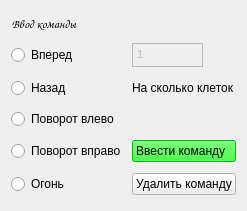
  <widget class="QWidget" name="layoutWidget_4">
   <property name="geometry">
    <rect>
     <x>640</x>
     <y>10</y>
     <width>211</width>
     <height>211</height>
    </rect>
   </property>
   <layout class="QGridLayout" name="gridLayout_12">
    <property name="sizeConstraint">
     <enum>QLayout::SetMinimumSize</enum>
    </property>
    <item row="6" column="0">
     <widget class="QRadioButton" name="ButtonLeft">
      <property name="text">
       <string>Поворот влево</string>
      </property>
     </widget>
    </item>
    <item row="3" column="0">
     <layout class="QHBoxLayout" name="horizontalLayout_8">
      <item>
       <widget class="QRadioButton" name="ButtonForward">
        <property name="text">
         <string>Вперед</string>
        </property>
       </widget>
      </item>
     </layout>
    </item>
    <item row="3" column="1">
     <widget class="QTextEdit" name="Write_NumberSheets">
      <property name="enabled">
       <bool>false</bool>
      </property>
      <property name="sizePolicy">
       <sizepolicy hsizetype="Maximum" vsizetype="Fixed">
        <horstretch>0</horstretch>
        <verstretch>0</verstretch>
       </sizepolicy>
      </property>
      <property name="maximumSize">
       <size>
        <width>71</width>
        <height>24</height>
       </size>
      </property>
      <property name="html">
       <string>&lt;!DOCTYPE HTML PUBLIC &quot;-//W3C//DTD HTML 4.0//EN&quot; &quot;http://www.w3.org/TR/REC-html40/strict.dtd&quot;&gt;
&lt;html&gt;&lt;head&gt;&lt;meta name=&quot;qrichtext&quot; content=&quot;1&quot; /&gt;&lt;style type=&quot;text/css&quot;&gt;
p, li { white-space: pre-wrap; }
&lt;/style&gt;&lt;/head&gt;&lt;body style=&quot; font-family:'MS Shell Dlg 2'; font-size:8.25pt; font-weight:400; font-style:normal;&quot;&gt;
&lt;p style=&quot; margin-top:0px; margin-bottom:0px; margin-left:0px; margin-right:0px; -qt-block-indent:0; text-indent:0px;&quot;&gt;&lt;span style=&quot; font-family:'MS Shell Dlg 2';&quot;&gt;1&lt;/span&gt;&lt;/p&gt;&lt;/body&gt;&lt;/html&gt;</string>
      </property>
     </widget>
    </item>
    <item row="1" column="0" colspan="2">
     <widget class="QLabel" name="label_12">
      <property name="sizePolicy">
       <sizepolicy hsizetype="Maximum" vsizetype="Maximum">
        <horstretch>0</horstretch>
        <verstretch>0</verstretch>
       </sizepolicy>
      </property>
      <property name="minimumSize">
       <size>
        <width>30</width>
        <height>0</height>
       </size>
      </property>
      <property name="font">
       <font>
        <family>Comic Sans MS</family>
        <weight>75</weight>
        <bold>true</bold>
       </font>
      </property>
      <property name="text">
       <string>Ввод команды</string>
      </property>
      <property name="alignment">
       <set>Qt::AlignCenter</set>
      </property>
     </widget>
    </item>
    <item row="4" column="1">
     <widget class="QLabel" name="label_16">
      <property name="sizePolicy">
       <sizepolicy hsizetype="Maximum" vsizetype="Preferred">
        <horstretch>0</horstretch>
        <verstretch>0</verstretch>
       </sizepolicy>
      </property>
      <property name="text">
       <string>На сколько клеток</string>
      </property>
     </widget>
    </item>
    <item row="10" column="1">
     <widget class="QPushButton" name="DeleteCommand">
      <property name="sizePolicy">
       <sizepolicy hsizetype="Maximum" vsizetype="Fixed">
        <horstretch>0</horstretch>
        <verstretch>0</verstretch>
       </sizepolicy>
      </property>
      <property name="text">
       <string>Удалить команду</string>
      </property>
     </widget>
    </item>
    <item row="10" column="0">
     <widget class="QRadioButton" name="ButtonFire">
      <property name="text">
       <string>Огонь</string>
      </property>
     </widget>
    </item>
    <item row="4" column="0">
     <widget class="QRadioButton" name="ButtonBackward">
      <property name="text">
       <string>Назад</string>
      </property>
     </widget>
    </item>
    <item row="9" column="0">
     <widget class="QRadioButton" name="ButtonRight">
      <property name="text">
       <string>Поворот вправо</string>
      </property>
     </widget>
    </item>
    <item row="9" column="1">
     <widget class="QPushButton" name="AddCommand">
      <property name="sizePolicy">
       <sizepolicy hsizetype="Maximum" vsizetype="Fixed">
        <horstretch>0</horstretch>
        <verstretch>0</verstretch>
       </sizepolicy>
      </property>
      <property name="palette">
       <palette>
        <active>
         <colorrole role="WindowText">
          <brush brushstyle="SolidPattern">
           <color alpha="255">
            <red>0</red>
            <green>0</green>
            <blue>0</blue>
           </color>
          </brush>
         </colorrole>
         <colorrole role="Button">
          <brush brushstyle="SolidPattern">
           <color alpha="255">
            <red>0</red>
            <green>255</green>
            <blue>0</blue>
           </color>
          </brush>
         </colorrole>
         <colorrole role="Light">
          <brush brushstyle="SolidPattern">
           <color alpha="255">
            <red>127</red>
            <green>255</green>
            <blue>127</blue>
           </color>
          </brush>
         </colorrole>
         <colorrole role="Midlight">
          <brush brushstyle="SolidPattern">
           <color alpha="255">
            <red>63</red>
            <green>255</green>
            <blue>63</blue>
           </color>
          </brush>
         </colorrole>
         <colorrole role="Dark">
          <brush brushstyle="SolidPattern">
           <color alpha="255">
            <red>0</red>
            <green>127</green>
            <blue>0</blue>
           </color>
          </brush>
         </colorrole>
         <colorrole role="Mid">
          <brush brushstyle="SolidPattern">
           <color alpha="255">
            <red>0</red>
            <green>170</green>
            <blue>0</blue>
           </color>
          </brush>
         </colorrole>
         <colorrole role="Text">
          <brush brushstyle="SolidPattern">
           <color alpha="255">
            <red>0</red>
            <green>0</green>
            <blue>0</blue>
           </color>
          </brush>
         </colorrole>
         <colorrole role="BrightText">
          <brush brushstyle="SolidPattern">
           <color alpha="255">
            <red>255</red>
            <green>255</green>
            <blue>255</blue>
           </color>
          </brush>
         </colorrole>
         <colorrole role="ButtonText">
          <brush brushstyle="SolidPattern">
           <color alpha="255">
            <red>0</red>
            <green>0</green>
            <blue>0</blue>
           </color>
          </brush>
         </colorrole>
         <colorrole role="Base">
          <brush brushstyle="SolidPattern">
           <color alpha="255">
            <red>255</red>
            <green>255</green>
            <blue>255</blue>
           </color>
          </brush>
         </colorrole>
         <colorrole role="Window">
          <brush brushstyle="SolidPattern">
           <color alpha="255">
            <red>0</red>
            <green>255</green>
            <blue>0</blue>
           </color>
          </brush>
         </colorrole>
         <colorrole role="Shadow">
          <brush brushstyle="SolidPattern">
           <color alpha="255">
            <red>0</red>
            <green>0</green>
            <blue>0</blue>
           </color>
          </brush>
         </colorrole>
         <colorrole role="AlternateBase">
          <brush brushstyle="SolidPattern">
           <color alpha="255">
            <red>127</red>
            <green>255</green>
            <blue>127</blue>
           </color>
          </brush>
         </colorrole>
         <colorrole role="ToolTipBase">
          <brush brushstyle="SolidPattern">
           <color alpha="255">
            <red>255</red>
            <green>255</green>
            <blue>220</blue>
           </color>
          </brush>
         </colorrole>
         <colorrole role="ToolTipText">
          <brush brushstyle="SolidPattern">
           <color alpha="255">
            <red>0</red>
            <green>0</green>
            <blue>0</blue>
           </color>
          </brush>
         </colorrole>
         <colorrole role="PlaceholderText">
          <brush brushstyle="SolidPattern">
           <color alpha="128">
            <red>0</red>
            <green>0</green>
            <blue>0</blue>
           </color>
          </brush>
         </colorrole>
        </active>
        <inactive>
         <colorrole role="WindowText">
          <brush brushstyle="SolidPattern">
           <color alpha="255">
            <red>0</red>
            <green>0</green>
            <blue>0</blue>
           </color>
          </brush>
         </colorrole>
         <colorrole role="Button">
          <brush brushstyle="SolidPattern">
           <color alpha="255">
            <red>0</red>
            <green>255</green>
            <blue>0</blue>
           </color>
          </brush>
         </colorrole>
         <colorrole role="Light">
          <brush brushstyle="SolidPattern">
           <color alpha="255">
            <red>127</red>
            <green>255</green>
            <blue>127</blue>
           </color>
          </brush>
         </colorrole>
         <colorrole role="Midlight">
          <brush brushstyle="SolidPattern">
           <color alpha="255">
            <red>63</red>
            <green>255</green>
            <blue>63</blue>
           </color>
          </brush>
         </colorrole>
         <colorrole role="Dark">
          <brush brushstyle="SolidPattern">
           <color alpha="255">
            <red>0</red>
            <green>127</green>
            <blue>0</blue>
           </color>
          </brush>
         </colorrole>
         <colorrole role="Mid">
          <brush brushstyle="SolidPattern">
           <color alpha="255">
            <red>0</red>
            <green>170</green>
            <blue>0</blue>
           </color>
          </brush>
         </colorrole>
         <colorrole role="Text">
          <brush brushstyle="SolidPattern">
           <color alpha="255">
            <red>0</red>
            <green>0</green>
            <blue>0</blue>
           </color>
          </brush>
         </colorrole>
         <colorrole role="BrightText">
          <brush brushstyle="SolidPattern">
           <color alpha="255">
            <red>255</red>
            <green>255</green>
            <blue>255</blue>
           </color>
          </brush>
         </colorrole>
         <colorrole role="ButtonText">
          <brush brushstyle="SolidPattern">
           <color alpha="255">
            <red>0</red>
            <green>0</green>
            <blue>0</blue>
           </color>
          </brush>
         </colorrole>
         <colorrole role="Base">
          <brush brushstyle="SolidPattern">
           <color alpha="255">
            <red>255</red>
            <green>255</green>
            <blue>255</blue>
           </color>
          </brush>
         </colorrole>
         <colorrole role="Window">
          <brush brushstyle="SolidPattern">
           <color alpha="255">
            <red>0</red>
            <green>255</green>
            <blue>0</blue>
           </color>
          </brush>
         </colorrole>
         <colorrole role="Shadow">
          <brush brushstyle="SolidPattern">
           <color alpha="255">
            <red>0</red>
            <green>0</green>
            <blue>0</blue>
           </color>
          </brush>
         </colorrole>
         <colorrole role="AlternateBase">
          <brush brushstyle="SolidPattern">
           <color alpha="255">
            <red>127</red>
            <green>255</green>
            <blue>127</blue>
           </color>
          </brush>
         </colorrole>
         <colorrole role="ToolTipBase">
          <brush brushstyle="SolidPattern">
           <color alpha="255">
            <red>255</red>
            <green>255</green>
            <blue>220</blue>
           </color>
          </brush>
         </colorrole>
         <colorrole role="ToolTipText">
          <brush brushstyle="SolidPattern">
           <color alpha="255">
            <red>0</red>
            <green>0</green>
            <blue>0</blue>
           </color>
          </brush>
         </colorrole>
         <colorrole role="PlaceholderText">
          <brush brushstyle="SolidPattern">
           <color alpha="128">
            <red>0</red>
            <green>0</green>
            <blue>0</blue>
           </color>
          </brush>
         </colorrole>
        </inactive>
        <disabled>
         <colorrole role="WindowText">
          <brush brushstyle="SolidPattern">
           <color alpha="255">
            <red>0</red>
            <green>127</green>
            <blue>0</blue>
           </color>
          </brush>
         </colorrole>
         <colorrole role="Button">
          <brush brushstyle="SolidPattern">
           <color alpha="255">
            <red>0</red>
            <green>255</green>
            <blue>0</blue>
           </color>
          </brush>
         </colorrole>
         <colorrole role="Light">
          <brush brushstyle="SolidPattern">
           <color alpha="255">
            <red>127</red>
            <green>255</green>
            <blue>127</blue>
           </color>
          </brush>
         </colorrole>
         <colorrole role="Midlight">
          <brush brushstyle="SolidPattern">
           <color alpha="255">
            <red>63</red>
            <green>255</green>
            <blue>63</blue>
           </color>
          </brush>
         </colorrole>
         <colorrole role="Dark">
          <brush brushstyle="SolidPattern">
           <color alpha="255">
            <red>0</red>
            <green>127</green>
            <blue>0</blue>
           </color>
          </brush>
         </colorrole>
         <colorrole role="Mid">
          <brush brushstyle="SolidPattern">
           <color alpha="255">
            <red>0</red>
            <green>170</green>
            <blue>0</blue>
           </color>
          </brush>
         </colorrole>
         <colorrole role="Text">
          <brush brushstyle="SolidPattern">
           <color alpha="255">
            <red>0</red>
            <green>127</green>
            <blue>0</blue>
           </color>
          </brush>
         </colorrole>
         <colorrole role="BrightText">
          <brush brushstyle="SolidPattern">
           <color alpha="255">
            <red>255</red>
            <green>255</green>
            <blue>255</blue>
           </color>
          </brush>
         </colorrole>
         <colorrole role="ButtonText">
          <brush brushstyle="SolidPattern">
           <color alpha="255">
            <red>0</red>
            <green>127</green>
            <blue>0</blue>
           </color>
          </brush>
         </colorrole>
         <colorrole role="Base">
          <brush brushstyle="SolidPattern">
           <color alpha="255">
            <red>0</red>
            <green>255</green>
            <blue>0</blue>
           </color>
          </brush>
         </colorrole>
         <colorrole role="Window">
          <brush brushstyle="SolidPattern">
           <color alpha="255">
            <red>0</red>
            <green>255</green>
            <blue>0</blue>
           </color>
          </brush>
         </colorrole>
         <colorrole role="Shadow">
          <brush brushstyle="SolidPattern">
           <color alpha="255">
            <red>0</red>
            <green>0</green>
            <blue>0</blue>
           </color>
          </brush>
         </colorrole>
         <colorrole role="AlternateBase">
          <brush brushstyle="SolidPattern">
           <color alpha="255">
            <red>0</red>
            <green>255</green>
            <blue>0</blue>
           </color>
          </brush>
         </colorrole>
         <colorrole role="ToolTipBase">
          <brush brushstyle="SolidPattern">
           <color alpha="255">
            <red>255</red>
            <green>255</green>
            <blue>220</blue>
           </color>
          </brush>
         </colorrole>
         <colorrole role="ToolTipText">
          <brush brushstyle="SolidPattern">
           <color alpha="255">
            <red>0</red>
            <green>0</green>
            <blue>0</blue>
           </color>
          </brush>
         </colorrole>
         <colorrole role="PlaceholderText">
          <brush brushstyle="SolidPattern">
           <color alpha="128">
            <red>0</red>
            <green>0</green>
            <blue>0</blue>
           </color>
          </brush>
         </colorrole>
        </disabled>
       </palette>
      </property>
      <property name="styleSheet">
       <string notr="true"/>
      </property>
      <property name="text">
       <string>Ввести команду  </string>
      </property>
     </widget>
    </item>
   </layout>
  </widget>
